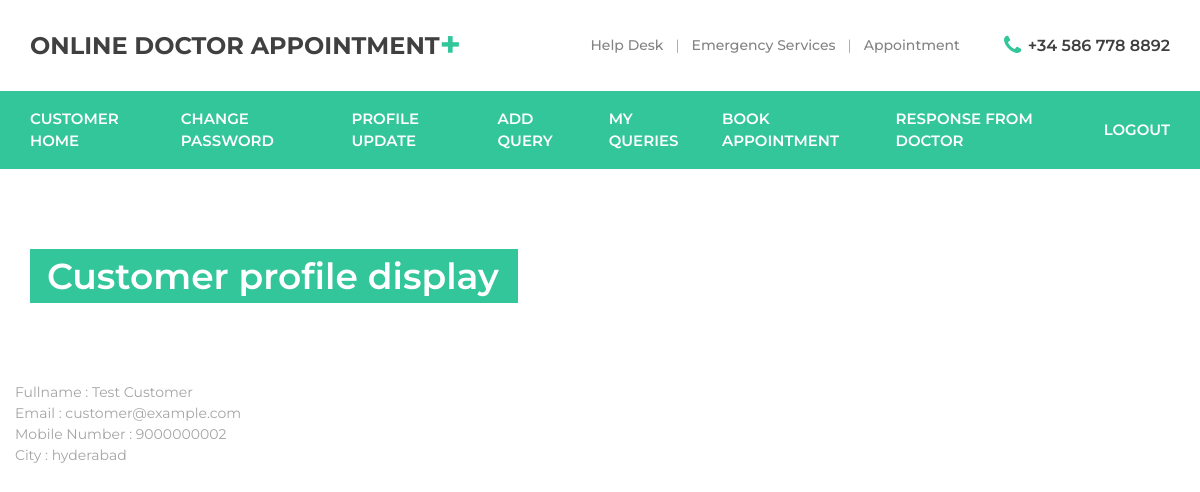
The app's page /customer_pic_display (signed in) with its own data.
### customerapp/models.py (models this page shows)
class Customer_reg(models.Model):
    email = models.EmailField(max_length=254)
    password = models.CharField(max_length=50)
    fullname = models.CharField(max_length=50)
    mobile = models.BigIntegerField()
    city = models.CharField(max_length=50)

### customerapp/views.py (the view)
# urls.py: path('customer_pic_display', customer_views.customer_pic_display, name="customer_pic_display"),
def customer_pic_display(request):
    if request.method == "GET":
        email = request.session['email']
        customer_details = Customer_reg.objects.get(email=email)
        customer_pic = Customer_pic.objects.filter(name_id=customer_details.id)
        return render(request, "customer_profile_display.html",
                      {"customer_pic": customer_pic, "customer_details": customer_details})

### customerapp/templates/customer_profile_display.html (shortened to what this page needs)
<!DOCTYPE html>
{% load static %}
<html lang="en">
<head>
<link rel="stylesheet" type="text/css" href="{% static 'styles/bootstrap4/bootstrap.min.css' %}">
<link href="{% static 'plugins/font-awesome-4.7.0/css/font-awesome.min.css' %}" rel="stylesheet" type="text/css">
<link rel="stylesheet" type="text/css" href="{% static 'styles/contact.css' %}">
<link rel="stylesheet" type="text/css" href="{% static 'styles/contact_responsive.css' %}">
</head>
<body>
<div class="super_container">
	<div class="home">
		<header class="header" id="header">
			<div>
				<div class="header_top">
					<div class="container">
						<div class="row">
							<div class="col">
								<div class="header_top_content d-flex flex-row align-items-center justify-content-start">
									<div class="logo">
										<a href="#">Online Doctor Appointment<span>+</span></a>
									</div>
									<div class="header_top_extra d-flex flex-row align-items-center justify-content-start ml-auto">
										<div class="header_top_nav">
											<ul class="d-flex flex-row align-items-center justify-content-start">
												<li><a href="#">Help Desk</a></li>
												<li><a href="#">Emergency Services</a></li>
												<li><a href="#">Appointment</a></li>
											</ul>
										</div>
										<div class="header_top_phone">
											<i class="fa fa-phone" aria-hidden="true"></i>
											<span>+34 586 778 8892</span>
										</div>
									</div>
								</div>
							</div>
						</div>
					</div>
				</div>
				<div class="header_nav" id="header_nav_pin">
					<div class="header_nav_inner">
						<div class="header_nav_container">
							<div class="container">
								<div class="row">
									<div class="col">
										<div class="header_nav_content d-flex flex-row align-items-center justify-content-start">
											<nav class="main_nav">
												<ul class="d-flex flex-row align-items-center justify-content-start">
												<li><a href="{% url 'customer_home' %}">Customer Home</a></li>
												<li><a href="{% url 'customer_change_pwd' %}">Change password</a></li>
												<li><a href="{% url 'customer_edit' %}">Profile update</a></li>
												<li><a href="{% url 'customer_query' %}">Add Query</a></li>
												<li><a href="{% url 'customer_all_queries' %}">My Queries</a></li>
												<li><a href="{% url 'customer_book_appointment' %}">Book Appointment</a></li>
												<li><a href="{% url 'response_from_my_dr' %}">Response From Doctor</a></li>
												<li><a href="{% url 'customer_logout' %}">Logout</a></li>
												</ul>
											</nav>
										</div>
									</div>
								</div>
							</div>
						</div>
					</div>
				</div>
			</div>
		</header>
		<div class="home_container">
			<div class="container">
				<div class="row">
					<div class="col">
						<div class="home_content">
							<div class="home_title">Customer profile display</div>
						</div>
					</div>
				</div>
			</div>
		</div>
	</div>
	                        <div class="col-md-8">
	                        Fullname : {{customer_details.fullname}}<br>
						    Email : {{customer_details.email}}<br>
							Mobile Number : {{customer_details.mobile}}<br>
							City : {{customer_details.city}}
							</div>
						</div>
</body>
</html>

### customerapp/static/styles/contact.css (style rules this page uses)
* { margin: 0; padding: 0; -webkit-font-smoothing: antialiased; -webkit-text-shadow: rgba(0,0,0,.01) 0 0 1px; text-shadow: rgba(0,0,0,.01) 0 0 1px; }
body { font-family: 'Montserrat', sans-serif; font-size: 14px; font-weight: 400; background: #FFFFFF; color: #a5a5a5; }
div { display: block; position: relative; -webkit-box-sizing: border-box; -moz-box-sizing: border-box; box-sizing: border-box; }
ul { list-style: none; margin-bottom: 0px; }
a, a:hover, a:visited, a:active, a:link { text-decoration: none; -webkit-font-smoothing: antialiased; -webkit-text-shadow: rgba(0,0,0,.01) 0 0 1px; text-shadow: rgba(0,0,0,.01) 0 0 1px; }
.super_container { width: 100%; overflow: hidden; }
.header { position: absolute; top: 0; left: 0; width: 100%; background: #FFFFFF; z-index: 100; }
.header_top { width: 100%; z-index: 2; }
.header_top_content { height: 91px; -webkit-transition: all 200ms ease; -moz-transition: all 200ms ease; -ms-transition: all 200ms ease; -o-transition: all 200ms ease; transition: all 200ms ease; }
.logo a { line-height: 0.75; color: #404040; font-size: 24px; font-weight: 700; text-transform: uppercase; }
.logo a span { position: relative; font-size: 36px; color: #32c69a; line-height: 0.75; vertical-align: text-top; }
.header_top_nav ul li { position: relative; }
.header_top_nav ul li:not(:last-child)::after { content: '|'; margin-left: 12px; margin-right: 12px; }
.header_top_nav ul li a { font-size: 14px; font-weight: 500; color: #838383; -webkit-transition: all 200ms ease; -moz-transition: all 200ms ease; -ms-transition: all 200ms ease; -o-transition: all 200ms ease; transition: all 200ms ease; }
.header_top_phone { margin-left: 44px; }
.header_top_phone i { font-size: 22px; color: #32c69a; vertical-align: middle; transform: translateY(-1px); }
.header_top_phone span { font-size: 16px; font-weight: 600; color: #404040; margin-left: 3px; vertical-align: middle; }
.header_nav { z-index: 2; }
.header_nav_inner { width: 100%; }
.header_nav_container { z-index: 1; background: #32c69a; }
.header_nav_content { height: 78px; }
.main_nav { height: 100%; }
.main_nav ul { height: 100%; }
.main_nav ul li { position: relative; }
.main_nav ul li:not(:last-child) { margin-right: 70px; }
.main_nav ul li a { display: block; position: relative; height: 100%; font-size: 13px; font-weight: 600; color: #FFFFFF; z-index: 1; text-transform: uppercase; -webkit-transition: all 200ms ease; -moz-transition: all 200ms ease; -ms-transition: all 200ms ease; -o-transition: all 200ms ease; transition: all 200ms ease; }
@media (min-width: 991px) { .main_nav { width: 100%; } }
@media (min-width: 991px) { .main_nav ul { height: 100%; gap: 30px; justify-content: space-between !important; width: 100%; } }
@media (min-width: 991px) { .main_nav ul li:not(:last-child) { margin-right: 0; } }
@media (min-width: 991px) { .main_nav ul li a { font-size: 15px; } }
.home { width: 100%; height: 382px; }
.home_container { position: absolute; bottom: 79px; left: 0; width: 100%; }
.home_title { display: inline-block; height: 54px; font-size: 36px; font-weight: 600; line-height: 54px; text-align: center; color: #FFFFFF; background: #32c69a; padding-left: 17px; padding-right: 19px; }

### records on screen
Customer_reg: fullname "Test Customer", email "customer@example.com", mobile "9000000002", city "hyderabad"
